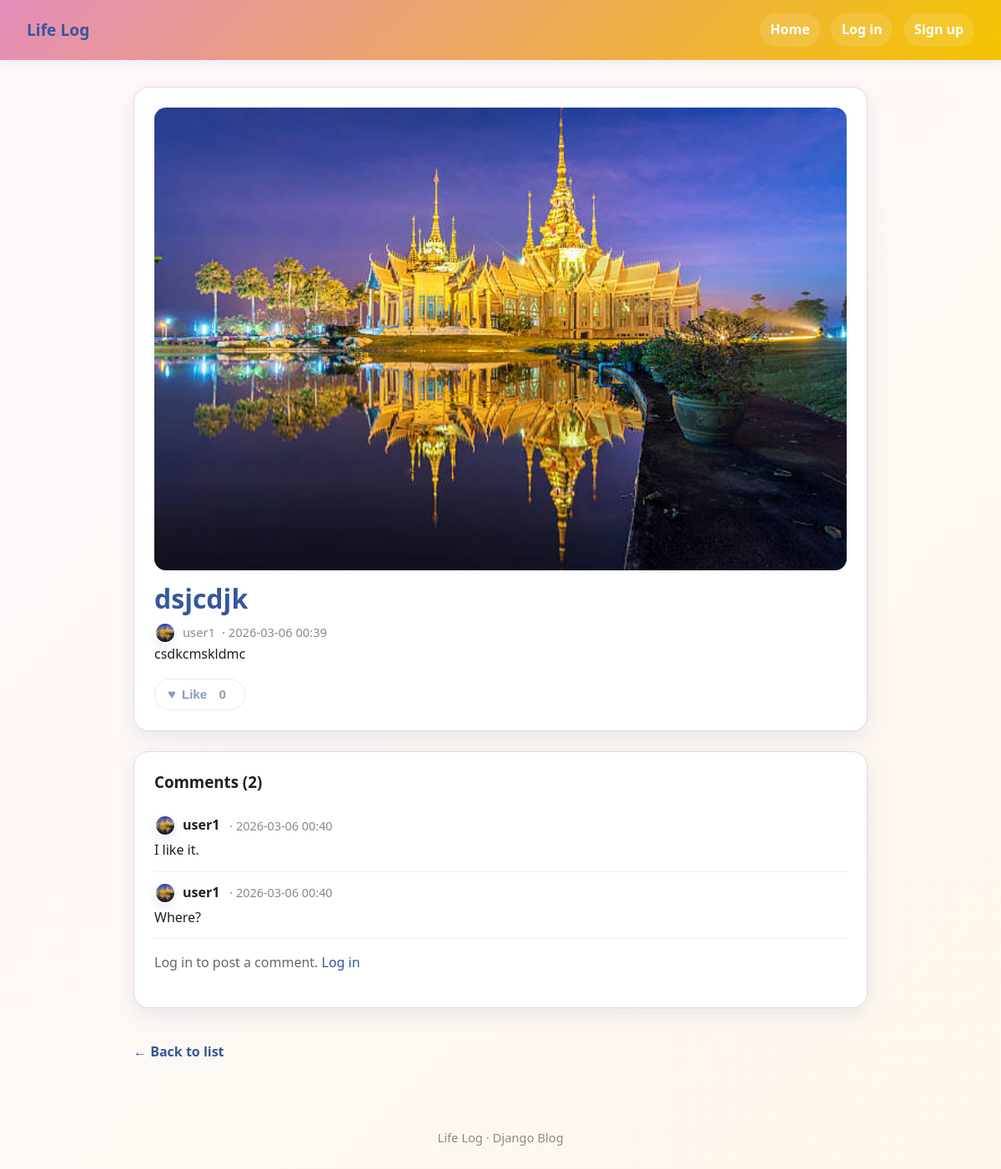
/post/5/, run on the app's committed database.
### blog/models.py (models this page shows, shortened)
class Post(models.Model):
    CATEGORY_CHOICES = [
        ('life', 'Life'),
        ('study', 'Study'),
        ('travel', 'Travel'),
        ('food', 'Food'),
        ('mood', 'Mood'),
        ('tech', 'Tech'),
    ]
    title = models.CharField(max_length=200)
    content = models.TextField()
    author = models.ForeignKey(User, on_delete=models.CASCADE, related_name='posts')
    image = models.ImageField(upload_to='post_images/', blank=True, null=True)
    created_at = models.DateTimeField(auto_now_add=True)
    updated_at = models.DateTimeField(auto_now=True)
    is_published = models.BooleanField(default=True)
    category = models.CharField(max_length=20, choices=CATEGORY_CHOICES, default='life')
    likes = models.ManyToManyField(User, related_name='liked_posts', blank=True)
    class Meta:
        ordering = ['-created_at']
    def total_likes(self):
        return self.likes.count() if hasattr(self, 'likes') else 0

class Comment(models.Model):
    post = models.ForeignKey(Post, on_delete=models.CASCADE, related_name='comments')
    author = models.ForeignKey(User, on_delete=models.CASCADE, related_name='comments')
    content = models.TextField()
    created_at = models.DateTimeField(auto_now_add=True)
    class Meta:
        ordering = ['created_at']

### accounts/models.py (models this page shows, shortened)
class Profile(models.Model):
    user = models.OneToOneField(User, on_delete=models.CASCADE, related_name='profile')
    avatar = models.ImageField(upload_to='avatars/', blank=True, null=True)

### blog/views.py (the view)
# urls.py: path('post/<int:pk>/', views.post_detail, name='post_detail'),
def post_detail(request, pk):
    post = get_object_or_404(Post, pk=pk, is_published=True)
    comments = post.comments.select_related('author').all()
    comment_form = CommentForm() if request.user.is_authenticated else None
    return render(request, 'blog/post_detail.html', {
        'post': post,
        'comments': comments,
        'comment_form': comment_form,
    })

### templates/blog/post_detail.html (shortened to what this page needs)
{% extends 'base.html' %}
{% block content %}
{% load static %}
<article class="card">
    {% if post.image %}
        <img src="{{ post.image.url }}" alt="{{ post.title }}" class="post-image">
    {% endif %}
    <h1 class="post-detail-title">{{ post.title }}</h1>
    <p class="post-meta">
        <span class="user-mini">
            {% if post.author.profile.avatar %}
                <img class="avatar avatar-sm" src="{{ post.author.profile.avatar.url }}" alt="avatar">
            {% else %}
                <img class="avatar avatar-sm" src="{% static 'img/avatar-default.png' %}" alt="avatar">
            {% endif %}
            <span>{{ post.author.username }}</span>
        </span>
        · {{ post.created_at|date:"Y-m-d H:i" }}
    </p>
    <div class="post-content">{{ post.content }}</div>
    <div class="post-actions-bar">
    {% if user.is_authenticated %}
        <button
            type="button"
            class="like-btn {% if has_liked %}liked{% endif %}"
            data-post-id="{{ post.pk }}"
            data-like-url="{% url 'blog:toggle_like' post.pk %}"
        >
            <span class="like-icon">♥</span>
            <span class="like-text">Like</span>
            <span class="like-count">{{ post.total_likes }}</span>
        </button>
    {% else %}
        <button
            type="button"
            class="like-btn"
            disabled
            title="Log in to like posts"
        >
            <span class="like-icon">♥</span>
            <span class="like-text">Like</span>
            <span class="like-count">{{ post.total_likes }}</span>
        </button>
    {% endif %}
</div>
</article>
<section class="card" style="margin-top: 1.5rem;" id="comments">
    <h3 style="margin: 0 0 1rem;">Comments ({{ comments|length }})</h3>
    {% for comment in comments %}
        <div style="padding: 0.75rem 0; border-bottom: 1px solid #eee;">
            <div style="display:flex; align-items:center; justify-content:space-between; gap:12px;">
               <div class="comment-head">
                   <span class="user-mini">
                       {% if comment.author.profile.avatar %}
                            <img class="avatar avatar-sm" src="{{ comment.author.profile.avatar.url }}" alt="avatar">
                       {% else %}
                            <img class="avatar avatar-sm" src="{% static 'img/avatar-default.png' %}" alt="avatar">
                       {% endif %}
                       <strong>{{ comment.author.username }}</strong>
                   </span>
                   <span class="comment-meta"> · {{ comment.created_at|date:"Y-m-d H:i" }}</span>
               </div>
            </div>
            <p style="margin: 0.25rem 0 0; white-space: pre-wrap;">{{ comment.content }}</p>
        </div>
    {% empty %}
        <p style="margin: 0; color: #666;">No comments yet.</p>
    {% endfor %}
    {% if user.is_authenticated %}
        <form method="post" action="{% url 'blog:comment_create' post.pk %}" style="margin-top: 1rem;">
            {% csrf_token %}
            <div class="form-group">
                {{ comment_form.content }}
                {% if comment_form.content.errors %}<div class="form-errors">{{ comment_form.content.errors }}</div>{% endif %}
            </div>
            <button type="submit" class="btn btn-primary">Post comment</button>
        </form>
    {% else %}
        <p style="margin-top: 1rem; color: #666;">
            Log in to post a comment.
            <a href="{% url 'accounts:login' %}?next={{ request.path }}">Log in</a>
        </p>
    {% endif %}
</section>
<a href="{% url 'blog:post_list' %}" class="back-link">← Back to list</a>
{% endblock %}

### templates/base.html (shortened to what this page needs)
{% load static %}
<!DOCTYPE html>
<html lang="zh-CN">
<head>
    <link rel="stylesheet" href="{% static 'css/site.css' %}">
</head>
<body>
    <header class="header">
        <a href="{% url 'blog:post_list' %}"><strong>Life Log</strong></a>
        <nav>
            <a href="{% url 'blog:post_list' %}">Home</a>
            {% if user.is_authenticated %}
                <a href="{% url 'blog:post_create' %}">Write</a>
                <a href="{% url 'accounts:settings' %}">
                    <span class="nav-user">
                        {% if user.profile.avatar %}
                            <img class="avatar avatar-xs" src="{{ user.profile.avatar.url }}" alt="avatar">
                        {% else %}
                            <img class="avatar avatar-xs" src="{% static 'img/avatar-default.png' %}" alt="avatar">
                        {% endif %}
                        Account ({{ user.username }})
                    </span>
                </a>
                <a href="{% url 'accounts:logout' %}">Log out</a>
            {% else %}
                <a href="{% url 'accounts:login' %}">Log in</a>
                <a href="{% url 'accounts:register' %}">Sign up</a>
            {% endif %}
        </nav>
    </header>
    <main class="container">
        {% block content %}{% endblock %}
    </main>
    <footer>
        <p>Life Log · Django Blog</p>
    </footer>
</body>
</html>

### data on the page
Post: image (picture), title "dsjcdjk", author.profile.avatar (picture), author.username "user1", created_at "2026-03-06 00:39", content "csdkcmskldmc", total_likes "0"
Comment: author.profile.avatar (picture), author.username "user1", created_at "2026-03-06 00:40", content "I like it."
Comment: author.profile.avatar (picture), author.username "user1", created_at "2026-03-06 00:40", content "Where?"

### other printed values
{{ comments|length }} "2"
